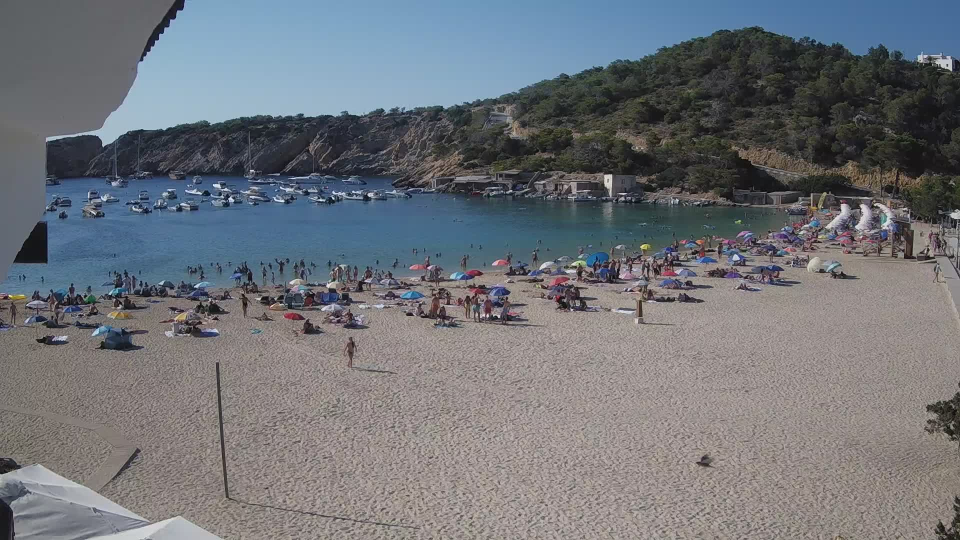
#> input picture dataset/1660060800.jpg, 1920 x 1080 px (shown at 1/2 size)
$ python object_tracking.py
#> lines starting #> are read from the running program, lines starting #| are printed output that depends on the picture; after the words box and inside, x2 and y2 are one past the last pixel; in counts of white or black regions, pixels touching at a corner belong together
import cv2
import numpy as np
from matplotlib import pyplot as plt


def binarize_by_adaptive(image: np.ndarray, block_size, constant, blur) -> np.ndarray:
    blurred = cv2.GaussianBlur(image, blur, cv2.BORDER_DEFAULT)
    blurred = blurred.astype(np.uint8)
    thresh = cv2.adaptiveThreshold(
        blurred,
        255,
        cv2.ADAPTIVE_THRESH_MEAN_C,
        cv2.THRESH_BINARY_INV,
        block_size,
        constant,
    )
    return thresh


fig, axs = plt.subplots(2, 2)

original_img = cv2.imread("./dataset/1660060800.jpg", cv2.IMREAD_COLOR)
#> original_img is the input picture: shape (1080, 1920, 3); mean B, G, R 120.8, 115, 111.6
img_bg = cv2.imread("./dataset/1660021200.jpg", cv2.IMREAD_COLOR)
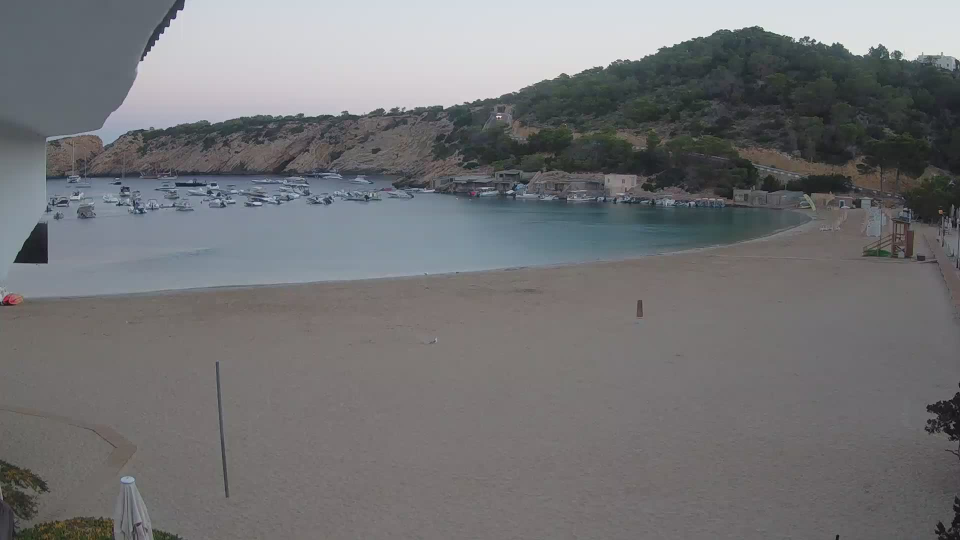
#> input picture dataset/1660021200.jpg, 1920 x 1080 px (shown at 1/2 size)
#> img_bg is the input picture: shape (1080, 1920, 3); mean B, G, R 117.6, 115.7, 115.2

# resized_img = cv2.resize(original_img, (0, 0), fx=0.8, fy=0.8)
resized_img = original_img.copy()
roi = resized_img[450:, :]

resized_img_bg = img_bg.copy()
roi_bg = resized_img_bg[450:, :]
subtracted = cv2.subtract(roi_bg, roi)

# remove ocean
lower_ocean = np.array([0, 10, 20])
upper_ocean = np.array([60, 80, 100])
ocean_mask = cv2.inRange(subtracted, lower_ocean, upper_ocean)
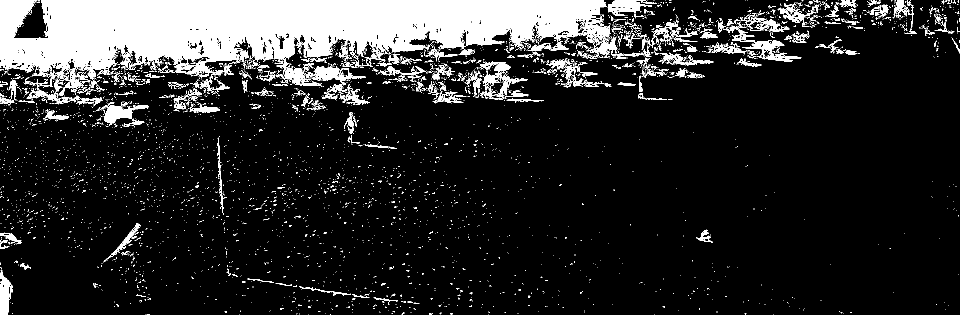
#> ocean_mask: shape (630, 1920) (shown at 1/2 size); 14.7% white; 4407 white regions (4126 under 20 px), largest, box (x1, y1, x2, y2) and area: (0, 0, 1285, 192) 124680, (959, 123, 1056, 200) 1946, (201, 204, 297, 254) 1831
res = cv2.bitwise_and(subtracted, subtracted, mask=ocean_mask)
subtracted = cv2.subtract(subtracted, res)

img_gray = cv2.cvtColor(subtracted, cv2.COLOR_BGR2GRAY)
thresh = binarize_by_adaptive(img_gray, 21, 5, (5, 5))
#> in binarize_by_adaptive, `thresh = cv2.adaptiveThreshold( blurred, 255, cv2.ADAPTIVE_THRESH_MEAN..`: thresh: shape (630, 1920); 6.3% white; 345 white regions (211 under 20 px), largest, box (x1, y1, x2, y2) and area: (798, 50, 1041, 209) 10154, (202, 75, 450, 229) 8506, (460, 60, 640, 172) 8207

kernel1 = np.ones((4, 4), dtype=np.uint8)
kernel2 = np.ones((3, 3), dtype=np.uint8)
morphed = thresh
morphed = cv2.morphologyEx(thresh, cv2.MORPH_ERODE, kernel1)
#> morphed: shape (630, 1920); 2.4% white; 401 white regions (204 under 20 px), largest, box (x1, y1, x2, y2) and area: (542, 62, 620, 120) 1100, (255, 87, 363, 143) 949, (675, 67, 766, 111) 869
morphed = cv2.morphologyEx(morphed, cv2.MORPH_DILATE, kernel2)
#> morphed: shape (630, 1920); 4.3% white; 337 white regions (81 under 20 px), largest, box (x1, y1, x2, y2) and area: (541, 61, 638, 121) 2073, (674, 66, 767, 131) 1719, (254, 86, 364, 144) 1529

# process upper right
roi_copy = roi.copy()
upper_right = roi_copy[:225, 1285:]
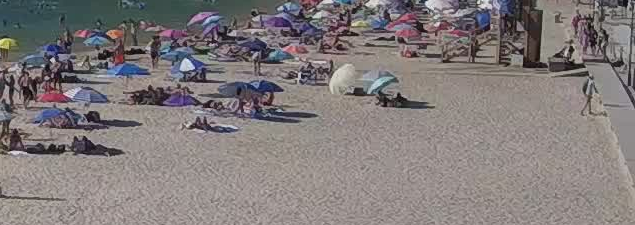
#> upper_right: shape (225, 635, 3); mean B, G, R 123.5, 123.5, 130.4
upper_right_bg = roi_bg[:225, 1285:]
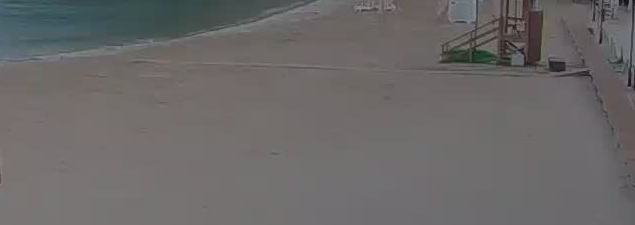
#> upper_right_bg: shape (225, 635, 3); mean B, G, R 104, 104.4, 106.7
upper_right_subtracted = cv2.subtract(upper_right_bg, upper_right)

# remove shadow
lower_shadow = np.array([0, 10, 10])
upper_shadow = np.array([80, 85, 100])
upper_right_shadow_mask = cv2.inRange(
    upper_right_subtracted, lower_shadow, upper_shadow
)
#> upper_right_shadow_mask: shape (225, 635); 14.7% white; 438 white regions (372 under 20 px), largest, box (x1, y1, x2, y2) and area: (161, 19, 294, 83) 2111, (0, 38, 111, 114) 2110, (199, 80, 318, 123) 1791
res = cv2.bitwise_and(
    upper_right_subtracted, upper_right_subtracted, mask=upper_right_shadow_mask
)
#> res: shape (225, 635, 3)
upper_right_subtracted = cv2.subtract(upper_right_subtracted, res)
upper_img_gray = cv2.cvtColor(upper_right_subtracted, cv2.COLOR_BGR2GRAY)
upper_right_thresh = binarize_by_adaptive(upper_img_gray, 15, 1, (5, 5))
#> in binarize_by_adaptive (call 2), `thresh = cv2.adaptiveThreshold( blurred, 255, cv2.ADAPTIVE_THRESH_MEAN..`: thresh: shape (225, 635); 19.4% white; 127 white regions (78 under 20 px), largest, box (x1, y1, x2, y2) and area: (0, 0, 538, 162) 17953, (523, 2, 618, 78) 1735, (226, 68, 279, 120) 1123
kernel3 = np.ones((4, 4), dtype=np.uint8)
kernel4 = np.ones((10, 10), dtype=np.uint8)
upper_morphed = upper_right_thresh
upper_morphed = cv2.morphologyEx(upper_morphed, cv2.MORPH_ERODE, kernel3)
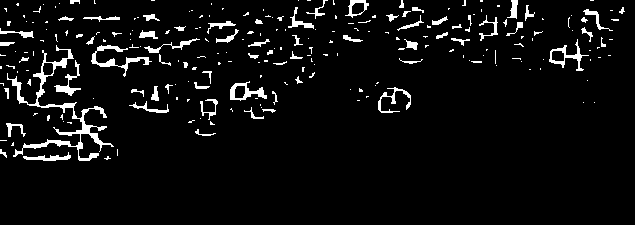
#> upper_morphed: shape (225, 635); 5.4% white; 235 white regions (164 under 20 px)
upper_contours, _ = cv2.findContours(
    upper_morphed, cv2.RETR_TREE, cv2.CHAIN_APPROX_SIMPLE
)
#> upper_contours = 239 contours, 195 with area under 20; largest, box (x1, y1, x2, y2) and area: (7, 45, 114, 161) 1190, (230, 81, 267, 101) 338, (549, 39, 589, 71) 318, (91, 45, 152, 77) 290, (345, 0, 369, 18) 231


boxes = []
for cnt in upper_contours:
    area = cv2.contourArea(cnt)
    x, y, w, h = cv2.boundingRect(cnt)
    if y > 100:
        if 425 > area > 5:
            x, y, w, h = cv2.boundingRect(cnt)
            x = x + 1295
            boxes.append([x, y, w, h])
    else:
        if 100 > area > 5:
            x, y, w, h = cv2.boundingRect(cnt)
            x = x + 1295
            boxes.append([x, y, w, h])
#> this loop made 239 passes
#> (area, x) on passes 2, 8, 20, 24, 26, 37, 38, 45, 46, 47, 116, 122: (129, 1318), (63, 1301), (25, 1539), (77.5, 1424), (57.5, 1495), (130.5, 378), (54, 1446), (30.5, 1489), (338.5, 230), (129, 234), (31.5, 1295), (58, 1699)

contours, _ = cv2.findContours(morphed, cv2.RETR_TREE, cv2.CHAIN_APPROX_SIMPLE)
for cnt in contours:
    area = cv2.contourArea(cnt)
    if 900 > area:
        constant = -10
        x, y, w, h = cv2.boundingRect(cnt)
        if x < 1285:
            boxes.append([x, y, w, h])
        else:
            if y > 225:
                boxes.append([x, y, w, h])
#> this loop made 347 passes
#> cnt on passes 2, 4, 7: [[271, 513], [271, 515], [273, 515], [273, 513]], [[269, 502], [269, 505], [271, 505], [271, 502]], [[276, 459], [276, 464], [278, 464], [278, 459]]
for box in boxes:
    x, y, w, h = box[0], box[1], box[2], box[3]
    roi_square = roi[y : y + h, x : x + w]
    cv2.rectangle(roi, (x + constant, y), (x + w + constant, y + h), (200, 0, 0), 1)
#> this loop made 330 passes
#> box on passes 1 to 3: [1318, 152, 48, 9], [1295, 149, 7, 9], [1490, 129, 21, 7]
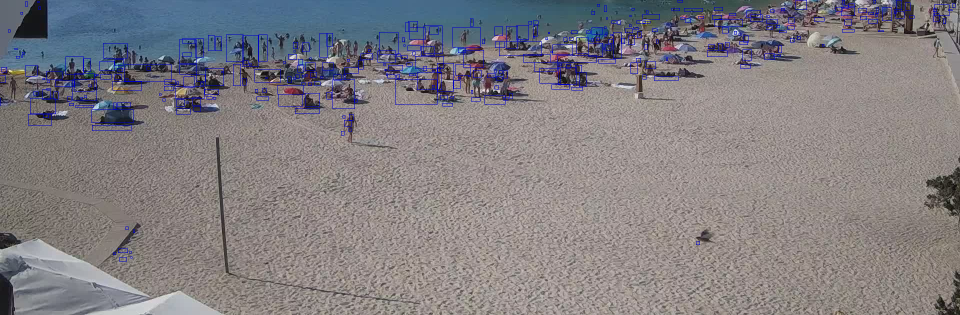
#> roi: shape (630, 1920, 3) (shown at 1/2 size); mean B, G, R 130.1, 126.3, 130.5

axs[0, 0].imshow(upper_morphed, cmap="gray")
axs[0, 1].imshow(morphed, cmap="gray")
axs[1, 0].imshow(cv2.cvtColor(resized_img, cv2.COLOR_BGR2RGB))
axs[1, 1].imshow(cv2.cvtColor(original_img, cv2.COLOR_BGR2RGB))
plt.show()
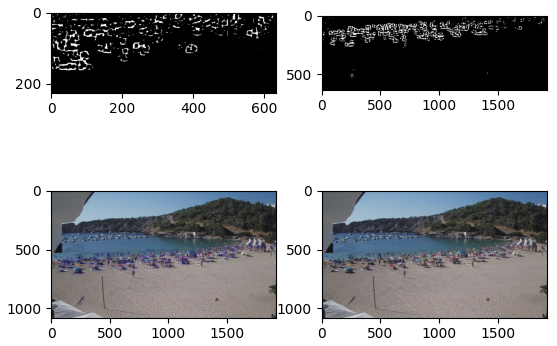
#> figure drawn by matplotlib, 4 panels
